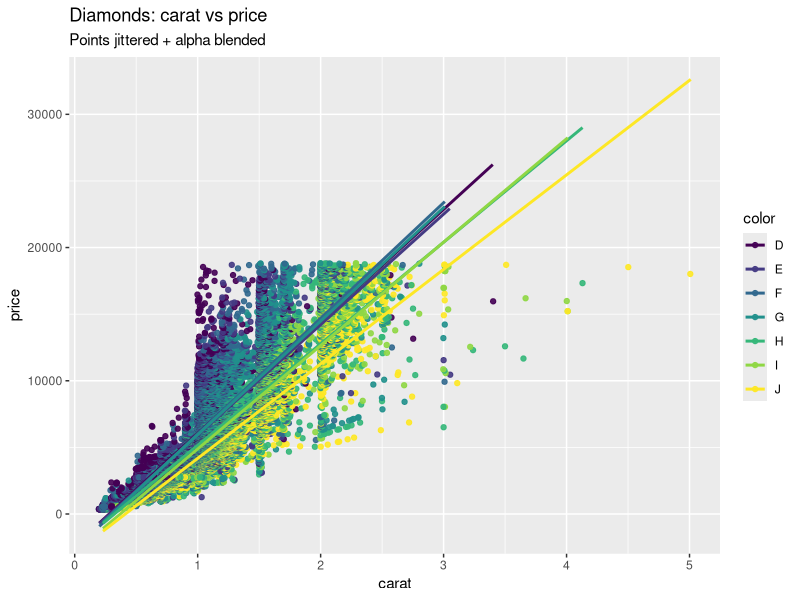
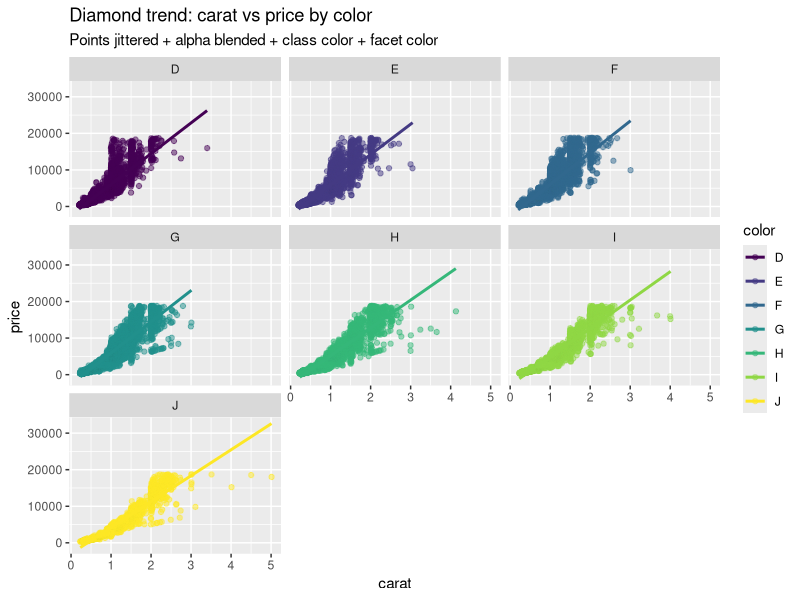
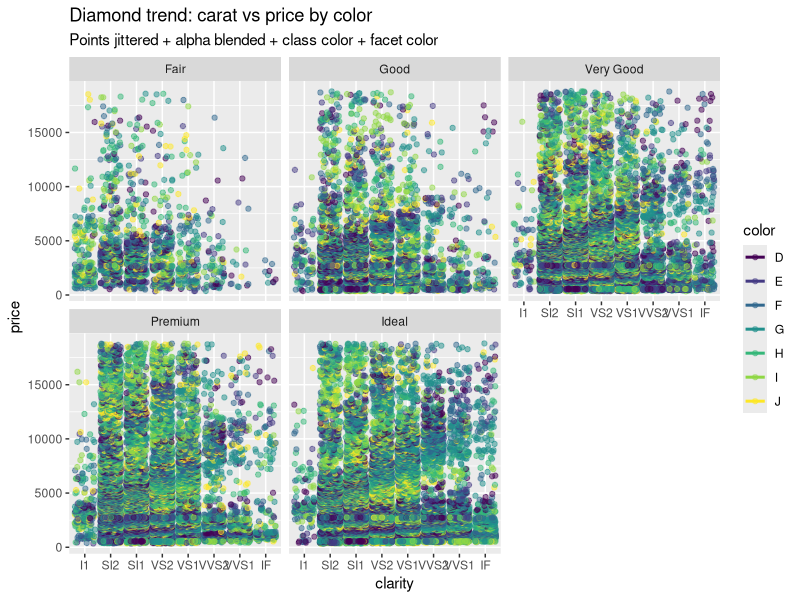

These figures' R source, in order:

# Load libraries
# Do not load any additional libraries other than what is provided in this template
library(tidyverse)

# Explore data structure
# Data: diamonds
diamonds %>% glimpse()

# Display help on data
? diamonds

# Optional: placeholder cell to create your own data frames from the source data
diamonds %>% 
   rename( girlsbestfriend = price ) %>% 
   names()

diamonds %>% 
   select(girlsbestfriend = price, contains ("r"), ends_with ("h"),starts_with ("t") ) %>% 
   names()

# chart 1 - ggplot charts with price as the y axis in all of them
ggplot(data = diamonds, mapping = aes( x = carat, y = price, color = color )) + 
   geom_jitter( alpha = 0.9 ) + 
   geom_smooth(method = "lm" , se = FALSE) +
   labs(title="Diamonds: carat vs price", 
        subtitle="Points jittered + alpha blended")

ggplot(data = diamonds, mapping = aes( x = carat, y = price, color = color )) + 
   geom_jitter(alpha = 0.5) + 
   geom_smooth(method = "lm", se = FALSE) +
   facet_wrap( ~ color ) +
   labs(title="Diamond trend: carat vs price by color", 
        subtitle="Points jittered + alpha blended + class color + facet color")

ggplot(data = diamonds, mapping = aes( x = clarity, y = price, color = color )) + 
   geom_jitter(alpha = 0.5) + 
   geom_smooth(method = "lm", se = FALSE) +
   facet_wrap( ~ cut ) +
   labs(title="Diamond trend: carat vs price by color", 
        subtitle="Points jittered + alpha blended + class color + facet color")
